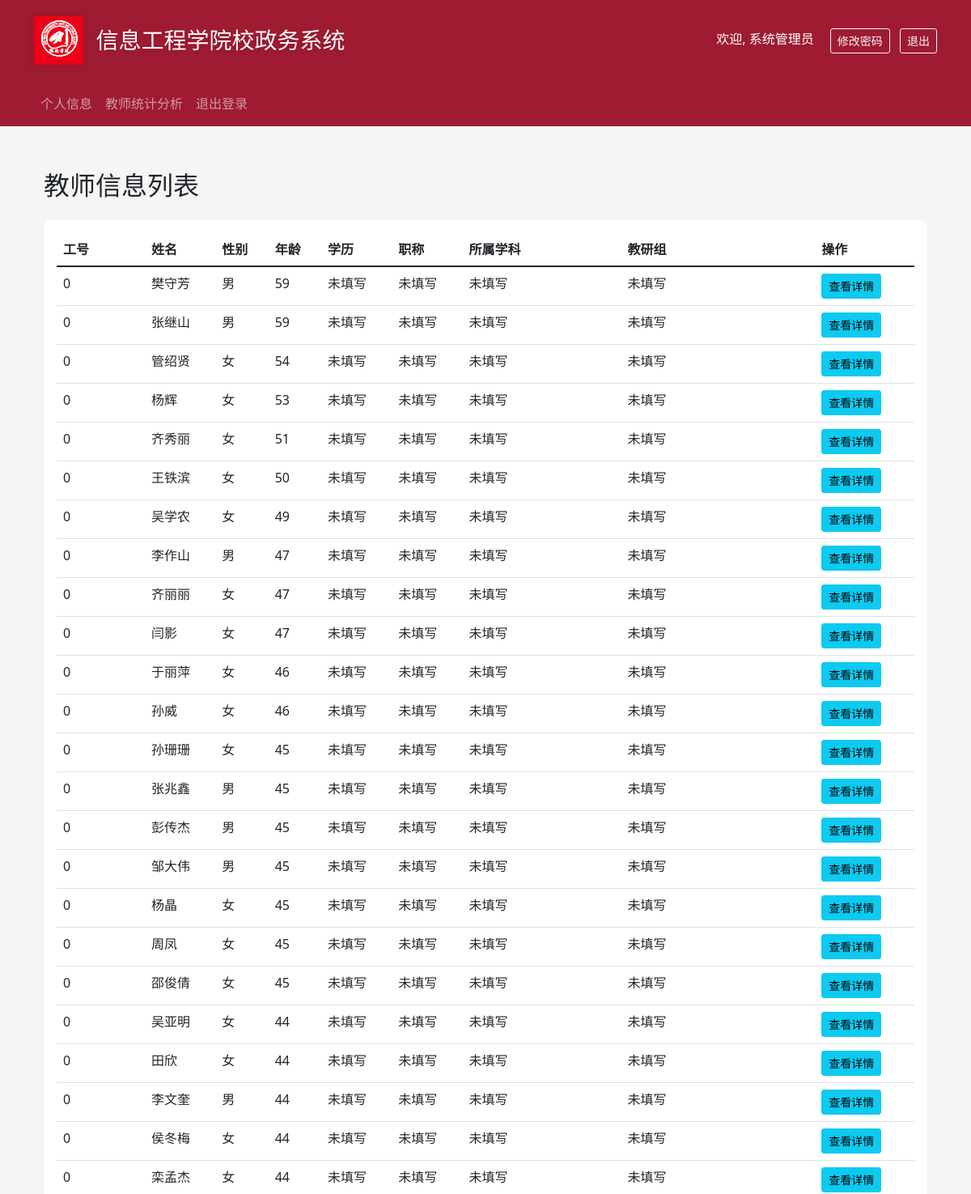
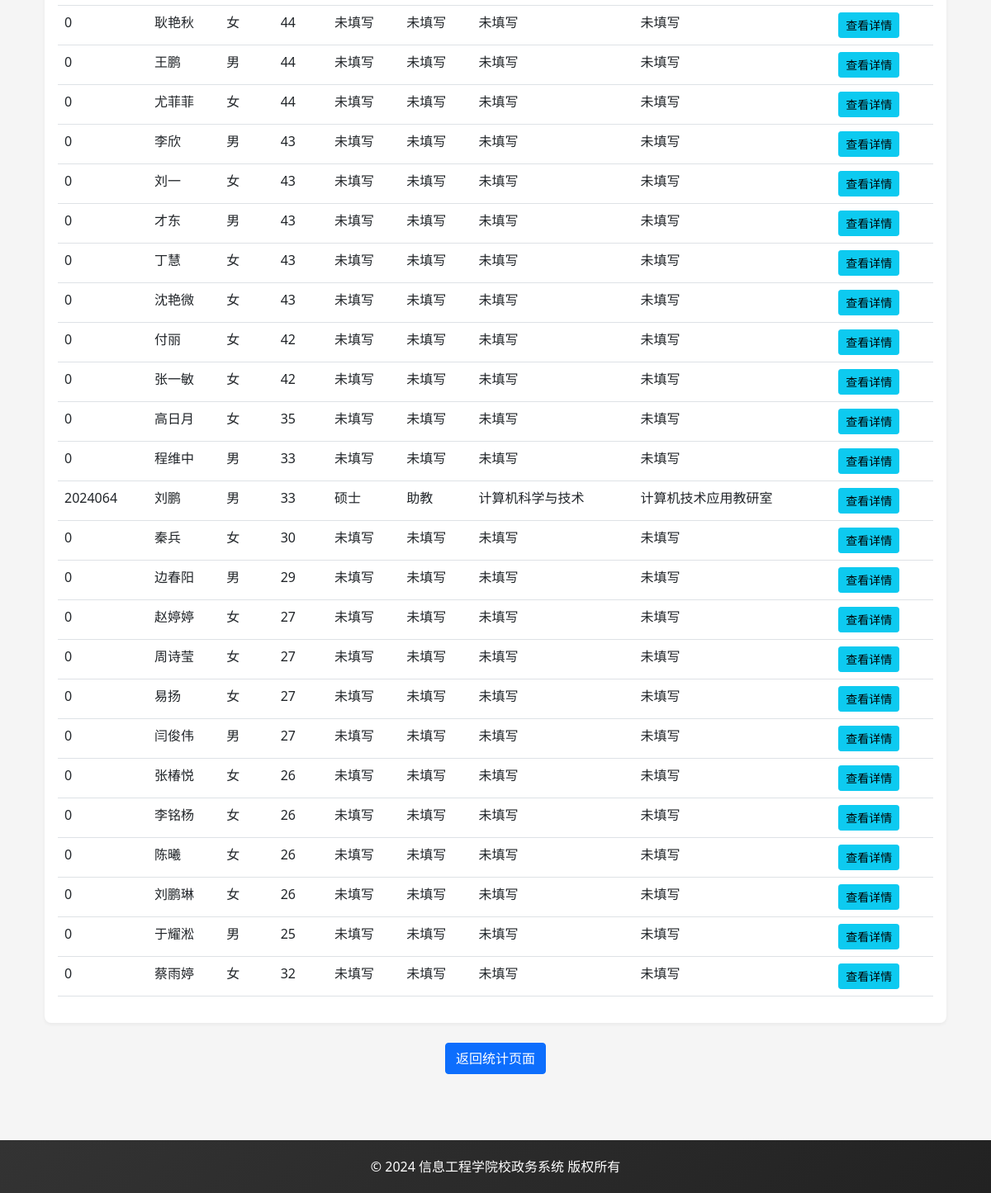
The app's page /all_teachers (signed in) with its own data (2 pictures, top to bottom).
### backend/app.py (models this page shows)
class User(UserMixin, db.Model):
    __tablename__ = 'user'
    id = db.Column(db.Integer, primary_key=True)
    username = db.Column(db.String(80), unique=True, nullable=False)
    password_hash = db.Column(db.String(128))
    role = db.Column(db.String(20), nullable=False)  # admin, teacher, user
    name = db.Column(db.String(80))
    major = db.Column(db.String(100))
    teaching_group = db.Column(db.String(100))
    is_dual_teacher = db.Column(db.String(10))
    award_title = db.Column(db.String(200))
    talent_title = db.Column(db.String(200))
    gender = db.Column(db.String(10))
    ethnicity = db.Column(db.String(50))
    birth_date = db.Column(db.Date)
    id_number = db.Column(db.String(18))
    political_status = db.Column(db.String(50))
    party_join_date = db.Column(db.Date)
    party_branch = db.Column(db.String(100))
    hometown = db.Column(db.String(100))
    position = db.Column(db.String(50))
    address = db.Column(db.String(200))
    phone = db.Column(db.String(20))
    email = db.Column(db.String(120))
    education_level = db.Column(db.String(50))
    degree = db.Column(db.String(50))
    education_date = db.Column(db.Date)
    degree_date = db.Column(db.Date)
    bachelor_school = db.Column(db.String(100))
    master_school = db.Column(db.String(100))
    phd_school = db.Column(db.String(100))
    research_direction = db.Column(db.String(200))
    work_start_date = db.Column(db.Date)
    career_start_date = db.Column(db.Date)
    highest_title = db.Column(db.String(50))
    highest_title_date = db.Column(db.Date)
    files = db.relationship('File', backref='owner', lazy=True)
    employee_number = db.Column(db.Integer, default=0)  # 工号
    department = db.Column(db.String(100))
    photo_path = db.Column(db.String(200))
    subject = db.Column(db.String(50))
    teaching_team = db.Column(db.String(100))
    research_team = db.Column(db.String(100))
    project_group = db.Column(db.String(100))
    @property
    def age(self):
        if not self.birth_date:
            return None
        today = datetime.now()
        return today.year - self.birth_date.year - ((today.month, today.day) < (self.birth_date.month, self.birth_date.day))

### backend/app.py (the view)
@app.route('/all_teachers')
@login_required
@admin_required
def all_teachers():
    teachers = User.query.filter_by(role='teacher').all()
    return render_template('all_teachers.html', teachers=teachers)

### backend/app.py (called while the page is built)
@login_manager.user_loader
def load_user(user_id):
    return User.query.get(int(user_id))

def admin_required(f):
    @wraps(f)
    def decorated_function(*args, **kwargs):
        if not current_user.is_authenticated or current_user.role != 'admin':
            abort(403)
        return f(*args, **kwargs)
    return decorated_function

### frontend/templates/all_teachers.html (shortened to what this page needs)
{% extends "base.html" %}
{% block content %}
<div class="container mt-4">
    <h2 class="mb-4">教师信息列表</h2>
    <div class="card">
        <div class="card-body">
            <div class="table-responsive">
                <table class="table table-hover">
                    <thead>
                        <tr>
                            <th>工号</th>
                            <th>姓名</th>
                            <th>性别</th>
                            <th>年龄</th>
                            <th>学历</th>
                            <th>职称</th>
                            <th>所属学科</th>
                            <th>教研组</th>
                            <th>操作</th>
                        </tr>
                    </thead>
                    <tbody>
                        {% for teacher in teachers %}
                        <tr>
                            <td>{{ teacher.employee_number }}</td>
                            <td>{{ teacher.name }}</td>
                            <td>{{ teacher.gender }}</td>
                            <td>{{ teacher.age if teacher.age else '未填写' }}</td>
                            <td>{{ teacher.education_level if teacher.education_level else '未填写' }}</td>
                            <td>{{ teacher.highest_title if teacher.highest_title else '未填写' }}</td>
                            <td>{{ teacher.subject if teacher.subject else '未填写' }}</td>
                            <td>{{ teacher.teaching_group if teacher.teaching_group else '未填写' }}</td>
                            <td>
                                <button type="button" class="btn btn-sm btn-info" data-bs-toggle="modal" data-bs-target="#teacherModal{{ teacher.id }}">
                                    查看详情
                                </button>
                            </td>
                        </tr>
                        {% endfor %}
                    </tbody>
                </table>
            </div>
        </div>
    </div>
    <div class="text-center mt-4">
        <a href="{{ url_for('teacher_stats') }}" class="btn btn-primary">返回统计页面</a>
    </div>
</div>
{% endblock %}

### frontend/templates/base.html (shortened to what this page needs)
<!DOCTYPE html>
<html lang="zh">
<head>
    <link href="https://cdn.jsdelivr.net/npm/bootstrap@5.1.3/dist/css/bootstrap.min.css" rel="stylesheet">
    <link rel="stylesheet" href="https://cdn.jsdelivr.net/npm/bootstrap-icons@1.8.1/font/bootstrap-icons.css">
</head>
<body>
    <header class="header">
        <div class="container">
            <div class="d-flex align-items-center justify-content-between">
                <div class="d-flex align-items-center">
                    <img src="{{ url_for('static', filename='logo.png') }}" alt="信息工程学院" class="logo me-3">
                    <h1>信息工程学院校政务系统</h1>
                </div>
                {% if current_user.is_authenticated %}
                <div>
                    <span class="text-white me-3">欢迎, {{ current_user.name }}</span>
                    <button class="btn btn-outline-light btn-sm me-2" data-bs-toggle="modal" data-bs-target="#changePasswordModal">
                        修改密码
                    </button>
                    <a href="{{ url_for('logout') }}" class="btn btn-outline-light btn-sm">退出</a>
                </div>
                {% endif %}
            </div>
        </div>
    </header>
    {% if current_user.is_authenticated %}
    <nav class="navbar navbar-expand-lg navbar-dark bg-danger">
        <div class="container">
            <ul class="navbar-nav">
                <li class="nav-item">
                    <a class="nav-link" href="{{ url_for('profile') }}">个人信息</a>
                </li>
                {% if current_user.role == 'admin' %}
                <li class="nav-item">
                    <a class="nav-link" href="{{ url_for('teacher_stats') }}">教师统计分析</a>
                </li>
                {% endif %}
                <li class="nav-item">
                    <a class="nav-link" href="{{ url_for('logout') }}">退出登录</a>
                </li>
            </ul>
        </div>
    </nav>
    {% endif %}
    <div class="content-wrapper">
        <div class="container">
            {% block content %}{% endblock %}
        </div>
    </div>
    <footer class="footer">
        <div class="container text-center">
            <p class="mb-0">© 2024 信息工程学院校政务系统 版权所有</p>
        </div>
    </footer>
</body>
</html>

### frontend/templates/base.html (style rules this page uses)
:root { --primary-color: #9e1b32; --secondary-color: #f8f9fa; --accent-color: #9e1b32; --text-color: #333; }
body { background-color: #f5f5f5; }
.header { background: var(--primary-color); padding: 20px 0; box-shadow: 0 2px 4px rgba(0,0,0,0.1); }
.navbar { background-color: var(--primary-color) !important; }
.header .logo { height: 60px; filter: drop-shadow(0 2px 4px rgba(0,0,0,0.1)); }
.header h1 { color: white; font-size: 28px; margin: 0; padding: 10px 0; text-shadow: 0 2px 4px rgba(0,0,0,0.1); }
.content-wrapper { min-height: calc(100vh - 300px); padding: 30px 0; }
.card { border: none; box-shadow: 0 2px 4px rgba(0,0,0,0.05); transition: transform 0.3s ease, box-shadow 0.3s ease; background-color: white; border-radius: 8px; overflow: hidden; }
.footer { background: linear-gradient(135deg, #333 0%, #222 100%); color: white; padding: 20px 0; margin-top: 50px; }

### records on screen
User: name "系统管理员"
User: employee_number "0", name "樊守芳", gender "男", birth_date "59", education_level "未填写", highest_title "未填写", subject "未填写", teaching_group "未填写"
User: employee_number "0", name "张继山", gender "男", birth_date "59", education_level "未填写", highest_title "未填写", subject "未填写", teaching_group "未填写"
User: employee_number "0", name "管绍贤", gender "女", birth_date "54", education_level "未填写", highest_title "未填写", subject "未填写", teaching_group "未填写"
User: employee_number "0", name "杨辉", gender "女", birth_date "53", education_level "未填写", highest_title "未填写", subject "未填写", teaching_group "未填写"
User: employee_number "0", name "齐秀丽", gender "女", birth_date "51", education_level "未填写", highest_title "未填写", subject "未填写", teaching_group "未填写"
User: employee_number "0", name "王铁滨", gender "女", birth_date "50", education_level "未填写", highest_title "未填写", subject "未填写", teaching_group "未填写"
User: employee_number "0", name "吴学农", gender "女", birth_date "49", education_level "未填写", highest_title "未填写", subject "未填写", teaching_group "未填写"
User: employee_number "0", name "李作山", gender "男", birth_date "47", education_level "未填写", highest_title "未填写", subject "未填写", teaching_group "未填写"
User: employee_number "0", name "齐丽丽", gender "女", birth_date "47", education_level "未填写", highest_title "未填写", subject "未填写", teaching_group "未填写"
User: employee_number "0", name "闫影", gender "女", birth_date "47", education_level "未填写", highest_title "未填写", subject "未填写", teaching_group "未填写"
User: employee_number "0", name "于丽萍", gender "女", birth_date "46", education_level "未填写", highest_title "未填写", subject "未填写", teaching_group "未填写"
User: employee_number "0", name "孙威", gender "女", birth_date "46", education_level "未填写", highest_title "未填写", subject "未填写", teaching_group "未填写"
User: employee_number "0", name "孙珊珊", gender "女", birth_date "45", education_level "未填写", highest_title "未填写", subject "未填写", teaching_group "未填写"
User: employee_number "0", name "张兆鑫", gender "男", birth_date "45", education_level "未填写", highest_title "未填写", subject "未填写", teaching_group "未填写"
User: employee_number "0", name "彭传杰", gender "男", birth_date "45", education_level "未填写", highest_title "未填写", subject "未填写", teaching_group "未填写"
User: employee_number "0", name "邹大伟", gender "男", birth_date "45", education_level "未填写", highest_title "未填写", subject "未填写", teaching_group "未填写"
User: employee_number "0", name "杨晶", gender "女", birth_date "45", education_level "未填写", highest_title "未填写", subject "未填写", teaching_group "未填写"
User: employee_number "0", name "周凤", gender "女", birth_date "45", education_level "未填写", highest_title "未填写", subject "未填写", teaching_group "未填写"
User: employee_number "0", name "邵俊倩", gender "女", birth_date "45", education_level "未填写", highest_title "未填写", subject "未填写", teaching_group "未填写"
User: employee_number "0", name "吴亚明", gender "女", birth_date "44", education_level "未填写", highest_title "未填写", subject "未填写", teaching_group "未填写"
User: employee_number "0", name "田欣", gender "女", birth_date "44", education_level "未填写", highest_title "未填写", subject "未填写", teaching_group "未填写"
User: employee_number "0", name "李文奎", gender "男", birth_date "44", education_level "未填写", highest_title "未填写", subject "未填写", teaching_group "未填写"
User: employee_number "0", name "侯冬梅", gender "女", birth_date "44", education_level "未填写", highest_title "未填写", subject "未填写", teaching_group "未填写"
User: employee_number "0", name "栾孟杰", gender "女", birth_date "44", education_level "未填写", highest_title "未填写", subject "未填写", teaching_group "未填写"
User: employee_number "0", name "耿艳秋", gender "女", birth_date "44", education_level "未填写", highest_title "未填写", subject "未填写", teaching_group "未填写"
User: employee_number "0", name "王鹏", gender "男", birth_date "44", education_level "未填写", highest_title "未填写", subject "未填写", teaching_group "未填写"
User: employee_number "0", name "尤菲菲", gender "女", birth_date "44", education_level "未填写", highest_title "未填写", subject "未填写", teaching_group "未填写"
User: employee_number "0", name "李欣", gender "男", birth_date "43", education_level "未填写", highest_title "未填写", subject "未填写", teaching_group "未填写"
User: employee_number "0", name "刘一", gender "女", birth_date "43", education_level "未填写", highest_title "未填写", subject "未填写", teaching_group "未填写"
User: employee_number "0", name "才东", gender "男", birth_date "43", education_level "未填写", highest_title "未填写", subject "未填写", teaching_group "未填写"
User: employee_number "0", name "丁慧", gender "女", birth_date "43", education_level "未填写", highest_title "未填写", subject "未填写", teaching_group "未填写"
User: employee_number "0", name "沈艳微", gender "女", birth_date "43", education_level "未填写", highest_title "未填写", subject "未填写", teaching_group "未填写"
User: employee_number "0", name "付丽", gender "女", birth_date "42", education_level "未填写", highest_title "未填写", subject "未填写", teaching_group "未填写"
User: employee_number "0", name "张一敏", gender "女", birth_date "42", education_level "未填写", highest_title "未填写", subject "未填写", teaching_group "未填写"
User: employee_number "0", name "高日月", gender "女", birth_date "35", education_level "未填写"
